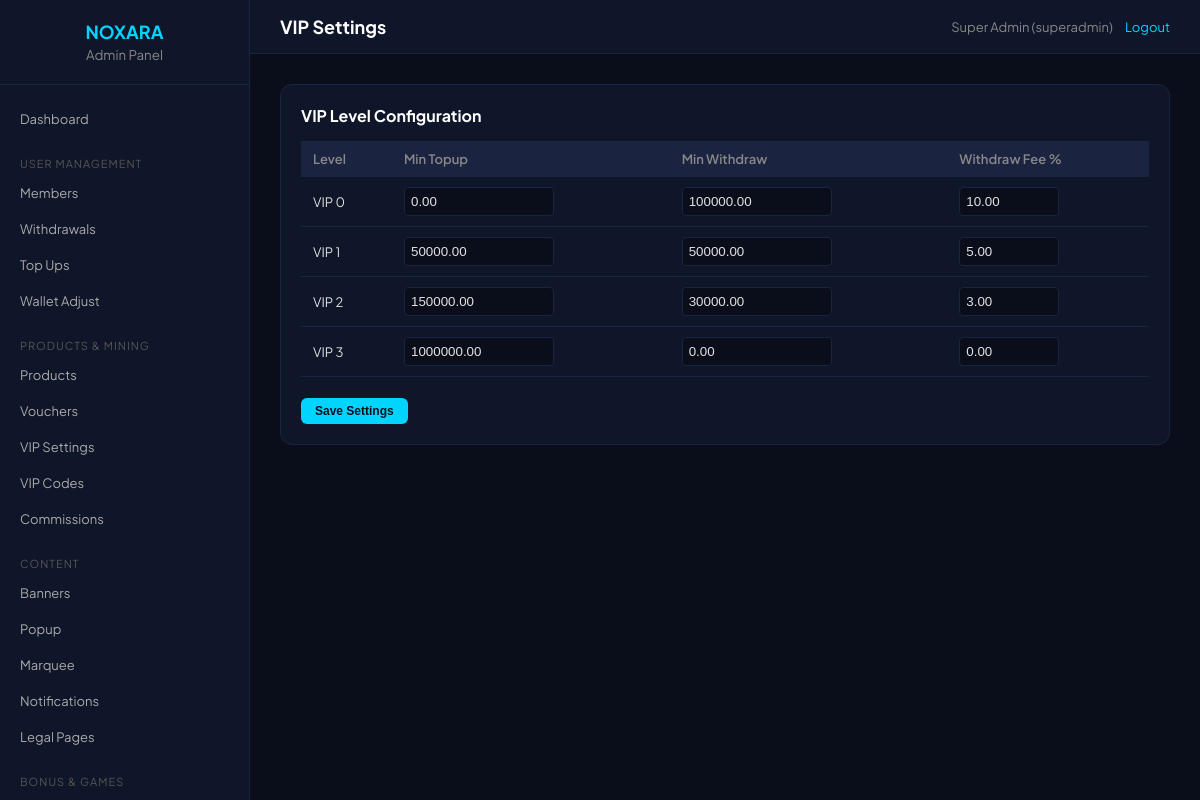
/admin/vip_settings.php (signed in), run on the app's committed database.
### tables this page shows
CREATE TABLE IF NOT EXISTS `vip_levels` (
  `id` INT UNSIGNED AUTO_INCREMENT PRIMARY KEY,
  `level` TINYINT UNSIGNED NOT NULL UNIQUE,
  `name` VARCHAR(50) NOT NULL,
  `min_topup` DECIMAL(15,2) DEFAULT 0.00,
  `min_withdraw` DECIMAL(15,2) DEFAULT 0.00,
  `withdraw_fee_percent` DECIMAL(5,2) DEFAULT 0.00,
  `benefits` TEXT,
  `created_at` TIMESTAMP DEFAULT CURRENT_TIMESTAMP
);

### config/database.php (called while the page is built, shortened)
<?php
class Database {
    private static ?mysqli $instance = null;
    public static function getInstance(): mysqli {
        if (self::$instance === null) {
            self::$instance = new mysqli(DB_HOST, DB_USER, DB_PASS, DB_NAME, DB_PORT);
            self::$instance->set_charset('utf8mb4');
            self::$instance->query("SET time_zone = '+07:00'");
        }
        return self::$instance;
    }
}
function db(): mysqli {
    return Database::getInstance();
}

### admin/vip_settings.php (the view, shortened to what this page needs)
<?php
$admin_page_title = 'VIP Settings';
$current_admin_page = 'vip_settings';
include __DIR__ . '/_admin_layout.php';
$levels = db()->query("SELECT * FROM vip_levels ORDER BY level ASC")->fetch_all(MYSQLI_ASSOC);
?>
<div class="card">
    <h3>VIP Level Configuration</h3>
    <form method="post">
        <table>
            <tr><th>Level</th><th>Min Topup</th><th>Min Withdraw</th><th>Withdraw Fee %</th></tr>
            <?php foreach ($levels as $l): ?>
            <tr>
                <td>VIP <?= $l['level'] ?></td>
                <td><input type="number" name="levels[<?= $l['level'] ?>][min_topup]" value="<?= $l['min_topup'] ?>" style="width:150px;padding:6px;background:#0A0E1A;border:1px solid #1a2340;border-radius:4px;color:#e0e0e0;"></td>
                <td><input type="number" name="levels[<?= $l['level'] ?>][min_withdraw]" value="<?= $l['min_withdraw'] ?>" style="width:150px;padding:6px;background:#0A0E1A;border:1px solid #1a2340;border-radius:4px;color:#e0e0e0;"></td>
                <td><input type="number" name="levels[<?= $l['level'] ?>][fee]" value="<?= $l['withdraw_fee_percent'] ?>" step="0.01" style="width:100px;padding:6px;background:#0A0E1A;border:1px solid #1a2340;border-radius:4px;color:#e0e0e0;"></td>
            </tr>
            <?php endforeach; ?>
        </table>
        <br><button type="submit" class="btn-admin primary">Save Settings</button>
    </form>
</div>
    </div>
</div>
</body>
</html>

### admin/_admin_layout.php (shortened to what this page needs)
<?php
$stmt = db()->prepare("SELECT * FROM admin_users WHERE id = ? AND status = 'active'");
$stmt->bind_param('i', $_SESSION['admin_id']);
$stmt->execute();
$admin = $stmt->get_result()->fetch_assoc();
$admin_page_title = $admin_page_title ?? 'Admin Panel';
$current_admin_page = $current_admin_page ?? '';
?>
<!DOCTYPE html>
<html lang="id">
<head>
</head>
<body>
<aside class="admin-sidebar">
    <div class="logo">
        <h2>NOXARA</h2>
        <small>Admin Panel</small>
    </div>
    <nav class="admin-nav">
        <a href="<?= BASE_URL ?>/admin/index.php" class="<?= $current_admin_page === 'dashboard' ? 'active' : '' ?>">Dashboard</a>
        <div class="nav-section">User Management</div>
        <a href="<?= BASE_URL ?>/admin/members.php" class="<?= $current_admin_page === 'members' ? 'active' : '' ?>">Members</a>
        <a href="<?= BASE_URL ?>/admin/withdrawals.php" class="<?= $current_admin_page === 'withdrawals' ? 'active' : '' ?>">Withdrawals</a>
        <a href="<?= BASE_URL ?>/admin/topups.php" class="<?= $current_admin_page === 'topups' ? 'active' : '' ?>">Top Ups</a>
        <a href="<?= BASE_URL ?>/admin/wallet_adjustments.php">Wallet Adjust</a>
        <div class="nav-section">Products & Mining</div>
        <a href="<?= BASE_URL ?>/admin/products.php" class="<?= $current_admin_page === 'products' ? 'active' : '' ?>">Products</a>
        <a href="<?= BASE_URL ?>/admin/vouchers.php" class="<?= $current_admin_page === 'vouchers' ? 'active' : '' ?>">Vouchers</a>
        <a href="<?= BASE_URL ?>/admin/vip_settings.php">VIP Settings</a>
        <a href="<?= BASE_URL ?>/admin/vip_codes.php">VIP Codes</a>
        <a href="<?= BASE_URL ?>/admin/commission_settings.php">Commissions</a>
        <div class="nav-section">Content</div>
        <a href="<?= BASE_URL ?>/admin/banners.php">Banners</a>
        <a href="<?= BASE_URL ?>/admin/popup_settings.php">Popup</a>
        <a href="<?= BASE_URL ?>/admin/marquee_settings.php">Marquee</a>
        <a href="<?= BASE_URL ?>/admin/notifications.php">Notifications</a>
        <a href="<?= BASE_URL ?>/admin/legal_pages.php">Legal Pages</a>
        <div class="nav-section">Bonus & Games</div>
        <a href="<?= BASE_URL ?>/admin/daily_bonus_settings.php">Daily Check-in</a>
    </nav>
</aside>
<div class="admin-main">
    <header class="admin-topbar">
        <h1><?= htmlspecialchars($admin_page_title) ?></h1>
        <div class="admin-user">
            <?= htmlspecialchars($admin['full_name']) ?> (<?= $admin['role'] ?>)
            <a href="<?= BASE_URL ?>/admin/logout.php">Logout</a>
        </div>
    </header>
    <div class="admin-content">

### admin/_admin_layout.php (style rules this page uses)
* { margin:0; padding:0; box-sizing:border-box; }
body { font-family:'Plus Jakarta Sans',sans-serif; background:#0A0E1A; color:#e0e0e0; min-height:100vh; display:flex; }
.admin-sidebar { width:250px; background:#0F1629; border-right:1px solid #1a2340; height:100vh; position:fixed; overflow-y:auto; padding:20px 0; }
.admin-sidebar .logo { text-align:center; padding:0 20px 20px; border-bottom:1px solid #1a2340; margin-bottom:16px; }
.admin-sidebar .logo h2 { color:#00D4FF; font-size:18px; }
.admin-sidebar .logo small { color:#888; }
.admin-nav a { display:flex; align-items:center; padding:10px 20px; color:#aaa; text-decoration:none; font-size:13px; transition:all .2s; }
.admin-nav .nav-section { padding:10px 20px 5px; font-size:11px; text-transform:uppercase; color:#555; letter-spacing:1px; margin-top:10px; }
.admin-main { margin-left:250px; flex:1; min-height:100vh; }
.admin-topbar { background:#0F1629; border-bottom:1px solid #1a2340; padding:15px 30px; display:flex; justify-content:space-between; align-items:center; position:sticky; top:0; z-index:100; }
.admin-topbar h1 { font-size:18px; color:#fff; }
.admin-topbar .admin-user { color:#888; font-size:13px; }
.admin-topbar .admin-user a { color:#00D4FF; text-decoration:none; margin-left:10px; }
.admin-content { padding:30px; }
.card { background:#0F1629; border:1px solid #1a2340; border-radius:12px; padding:20px; margin-bottom:20px; }
.card h3 { color:#fff; margin-bottom:15px; font-size:16px; }
table { width:100%; border-collapse:collapse; font-size:13px; }
table th { background:#1a2340; padding:10px 12px; text-align:left; color:#888; font-weight:600; }
table td { padding:10px 12px; border-bottom:1px solid #1a2340; }
.btn-admin { padding:6px 14px; border-radius:6px; border:none; cursor:pointer; font-size:12px; font-weight:600; }
.btn-admin.primary { background:#00D4FF; color:#0A0E1A; }

### data on the page
vip_levels: level "0", min_topup "0.00", min_withdraw "100000.00", withdraw_fee_percent "10.00"
vip_levels: level "1", min_topup "50000.00", min_withdraw "50000.00", withdraw_fee_percent "5.00"
vip_levels: level "2", min_topup "150000.00", min_withdraw "30000.00", withdraw_fee_percent "3.00"
vip_levels: level "3", min_topup "1000000.00", min_withdraw "0.00", withdraw_fee_percent "0.00"

### other printed values
$admin_page_title "VIP Settings"
$admin['full_name'] "Super Admin"
$admin['role'] "superadmin"
